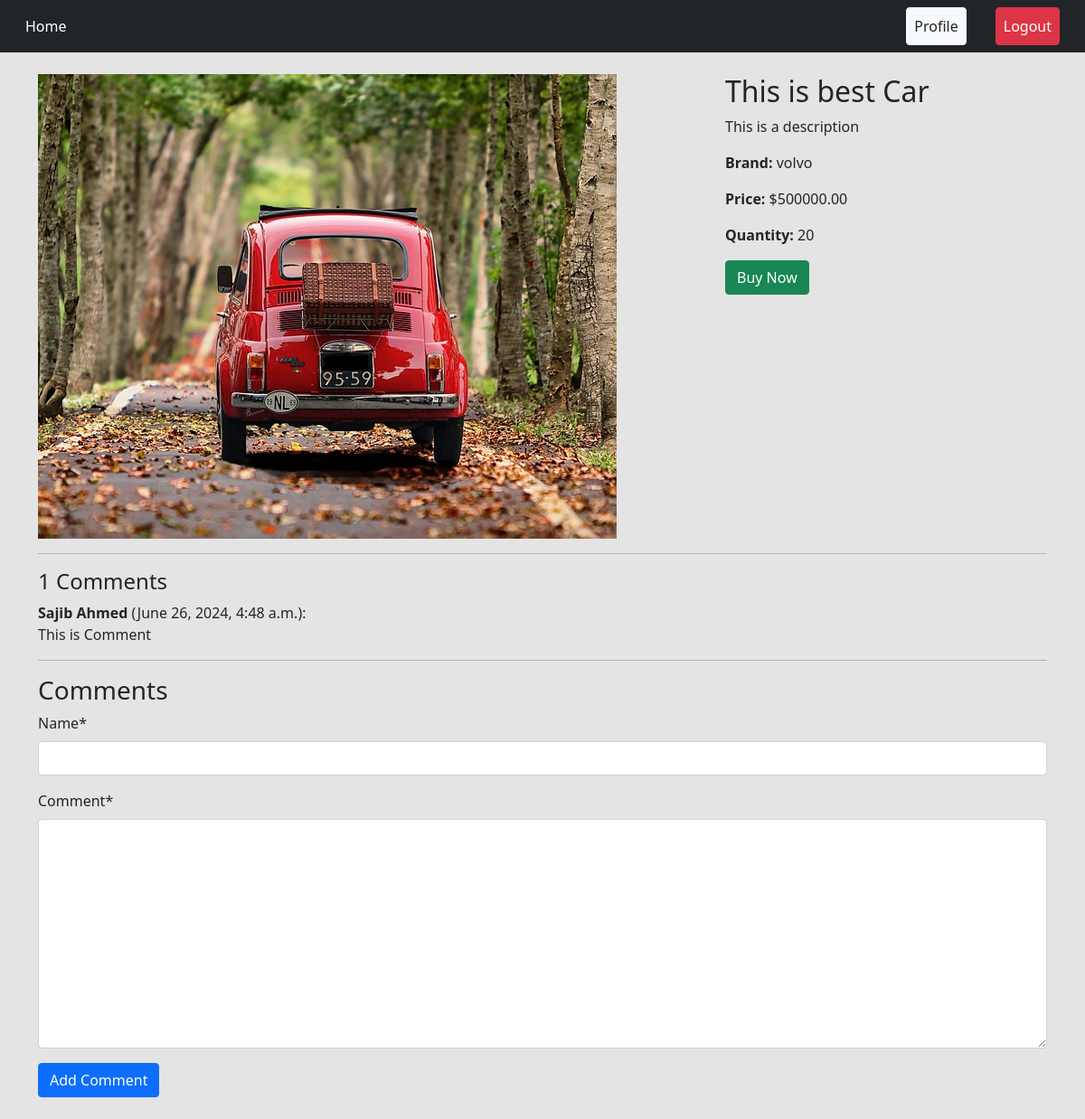
The app's page /car/car/1/ (signed in) with its own data.
### cars/models.py (models this page shows, shortened)
class Car(models.Model):
    brand = models.ForeignKey(Brand, on_delete=models.CASCADE)
    title = models.CharField(max_length=200)
    description = models.TextField()
    price = models.DecimalField(max_digits=10, decimal_places=2)
    quantity = models.IntegerField()
    image = models.ImageField(upload_to='cars/')

class Comment(models.Model):
    car = models.ForeignKey(Car, related_name='comments', on_delete=models.CASCADE)
    name = models.CharField(max_length=100)
    comment = models.TextField()
    created_at = models.DateTimeField(auto_now_add=True)

### brand/models.py (models this page shows, shortened)
class Brand(models.Model):
    name = models.CharField(max_length=100)
    slug = models.SlugField(max_length=100,unique=True)

### cars/views.py (the view)
# urls.py: path('car/<int:pk>/', views.car_detail, name='car_detail'),
def car_detail(request, pk):
    car = get_object_or_404(Car, pk=pk)
    comments = car.comments.all()
    if request.method == 'POST':
        form = CommentForm(request.POST)
        if form.is_valid():
            comment = form.save(commit=False)
            comment.car = car
            comment.save()
            return redirect('car_detail', pk=car.pk)
    else:
        form = CommentForm()
    return render(request, 'car_detail.html', {'car': car, 'comments': comments, 'form': form})

### cars/forms.py
class CommentForm(forms.ModelForm):
    class Meta:
        model = Comment
        fields = ['name', 'comment']

### cars/templates/car_detail.html (shortened to what this page needs)
{% extends 'base.html' %}
{% load crispy_forms_tags %}
{% block content %}
<div class="container my-4">
    <div class="row">
        <div class="col-md-8">
            <img src="{{ car.image.url }}" alt="{{ car.title }}" class="img-fluid">
        </div>
        <div class="col-md-4">
            <h2>{{ car.title }}</h2>
            <p>{{ car.description }}</p>
            <p><strong>Brand:</strong> {{ car.brand.name }}</p>
            <p><strong>Price:</strong> ${{ car.price }}</p>
            <p><strong>Quantity:</strong> {{ car.quantity }}</p>
            {% if user.is_authenticated %}
                <a href="{% url 'buy_car' car.pk %}" class="btn btn-success">Buy Now</a>
            {% else %}
                <p>Please <a href="{% url 'login' %}">login</a> to purchase this car.</p>
            {% endif %}
        </div>
    </div>
    <hr>
    <h4>{{ comments|length }} Comments</h4>
    <ul class="list-unstyled">
        {% for comment in comments %}
            <li>
                <strong>{{ comment.name }}</strong> ({{ comment.created_at }}):<br>
                {{ comment.comment }}
            </li>
        {% endfor %}
    </ul>
    <hr>
    <h3>Comments</h3>
    <form method="POST">
        {{ form | crispy }}
        <button type="submit" class="btn btn-primary">Add Comment</button>
    </form>
</div>
{% endblock %}

### records on screen
Car: image (picture), title "This is best Car", description "This is a description", brand.name "volvo", price "500000.00", quantity "20"
Comment: name "Sajib Ahmed", created_at "June 26, 2024, 4:48 a.m.", comment "This is Comment"

### other values on screen
{{ comments|length }} "1"
